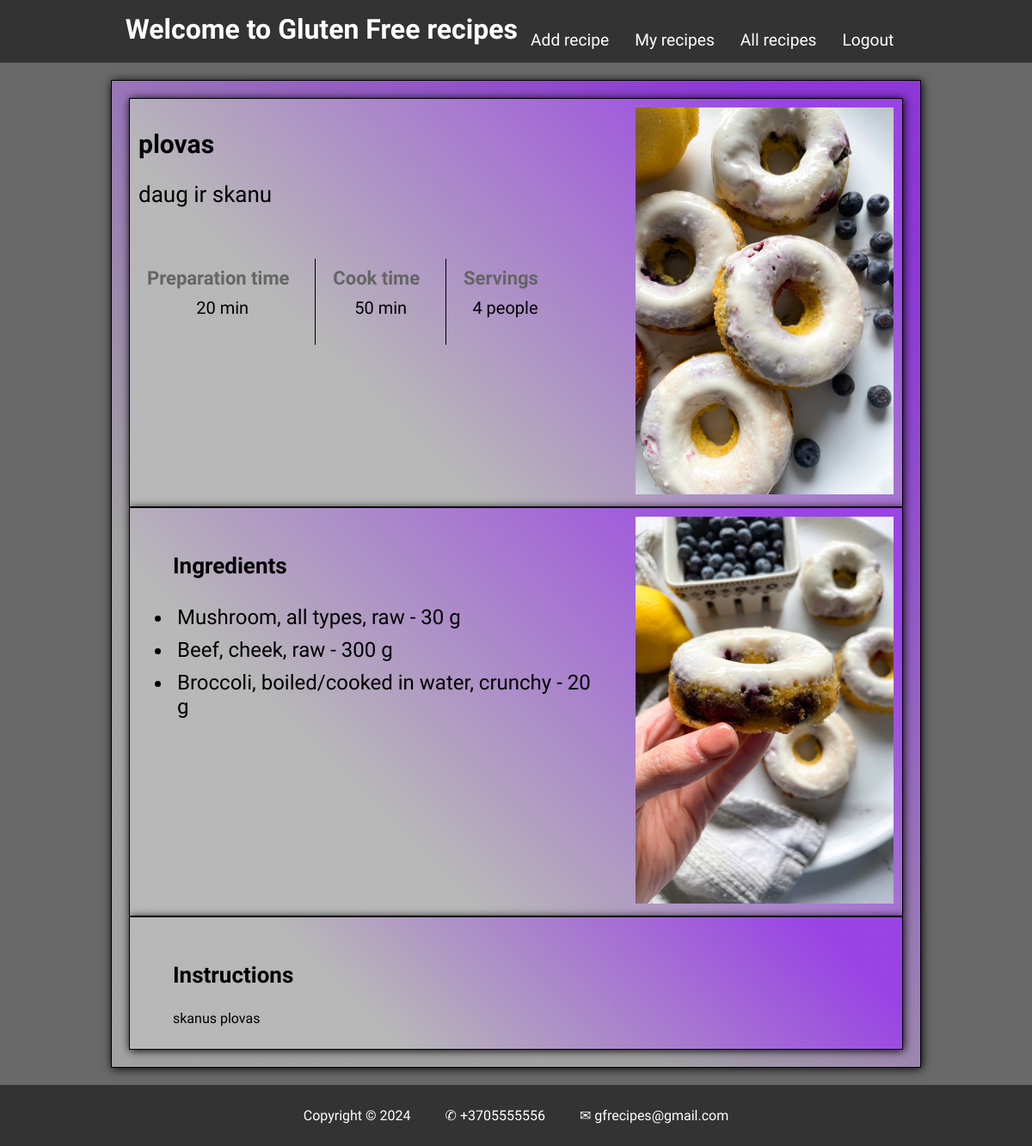
The app's page /recipes/4 (signed in) with its own data.
### app.py (models this page shows)
class Recipe(db.Model):
    __tablename__ = 'recipes'
    id = db.Column(db.Integer, primary_key=True)
    name = db.Column(db.String(100), nullable=False)
    description = db.Column(db.Text(500), nullable=False)
    prep_time = db.Column(db.Integer, nullable=False)
    servings = db.Column(db.Integer, nullable=False)
    cook_time = db.Column(db.Integer, nullable=False)
    instructions = db.Column(db.Text(1000), nullable=False)
    user_id = db.Column(db.Integer, db.ForeignKey('user.id'))
    user = db.relationship('User',backref='recipes', lazy=True)

class RecipeIngredients(db.Model):
    __tablename__ = 'ingredients'
    id = db.Column(db.Integer, primary_key=True)
    ingredients = db.Column(db.String, nullable=False)
    quantities = db.Column(db.Integer, nullable=False)
    recipe_id = db.Column(db.Integer, db.ForeignKey('recipes.id'))
    recipe = db.relationship('Recipe', backref='ingredients', lazy=True)

### app.py (the view)
@app.route('/recipes/<int:recipe_id>', methods=['GET'])
@login_required
def view_recipe(recipe_id):
    recipe = Recipe.query.get_or_404(recipe_id)
    ingredients = RecipeIngredients.query.filter_by(recipe_id=recipe_id).all()
    return render_template('view_recipe.html', recipe=recipe, ingredients=ingredients)

### app.py (called while the page is built)
@login_manager.user_loader
def load_user(user_id):
    return User.query.get(int(user_id))

### templates/view_recipe.html (shortened to what this page needs)
{% extends "base.html" %}
{% block content %}
<div class="view-recipe">
    <section id="top-recipe">
        <div>
            <div>
                <h2>{{ recipe.name }}</h2>
                <p>{{ recipe.description }}</p>
            </div>
            <div id="prep-content">
                <div>
                    <h3>Preparation time</h3>
                    <p>{{ recipe.prep_time }} min</p>
                </div>
                <div class="vertical"></div>
                <div>
                    <h3>Cook time</h3>
                    <p>{{ recipe.cook_time }} min</p>
                </div>
                <div class="vertical"></div>
                <div>
                    <h3>Servings</h3>
                    <p>{{ recipe.servings }} people</p>
                </div>
            </div>
        </div>
        <section>
            <img src="{{ url_for('static', filename='images/breakfast/Baked-Lemon-Blueberry-Doughnuts-1024x1536.webp') }}" alt="Chia And Flaxseed Pudding">
        </section>
    </section>
    <section id="recipe">
        <ul>
            <h3>Ingredients</h3>
            {% for ingredient in ingredients %}
                <li>{{ ingredient.ingredients }} - {{ ingredient.quantities }} <span>g</span></li>
            {% endfor %}
        </ul>
        <div>
            <img src="{{ url_for('static', filename='images/blueberry-donuts/Baked-Lemon-Blueberry-Donuts.webp') }}" alt="">
        </div>
    </section>
    <section id="preparation">
        <ol>
            <h3>Instructions</h3>
            {{ recipe.instructions }}
        </ol>
    </section>
</div>
{% endblock %}

### templates/base.html (shortened to what this page needs)
<!DOCTYPE html>
<html lang="en">
<head>
    <link rel="stylesheet" href="{{url_for('static', filename='style.css')}}">
    <link rel="stylesheet" href="{{url_for('static', filename='style-recipes.css')}}">
    <link rel="stylesheet" href="{{url_for('static', filename='menu.css')}}">
    <link rel="stylesheet" href="{{url_for('static', filename='login.css')}}">
    <link rel="stylesheet" href="{{url_for('static', filename='edit_recipe.css')}}">
    <link rel="stylesheet" href="{{url_for('static', filename='my_recipe.css')}}">
</head>
<body>
    <header>
        <h1><a href="{{url_for('home')}}">Welcome to Gluten Free recipes</a></h1>
        <div id="menu">
            <ul>
                {% if current_user.is_authenticated %}
                    <li><a href="{{ url_for('add_recipe') }}">Add recipe</a></li>
                    <li><a href="{{ url_for('my_recipes') }}">My recipes</a></li>
                    <li><a href="{{ url_for('all_recipes') }}">All recipes</a></li>
                    <li><a href="{{ url_for('logout') }}">Logout</a></li>
                {% else %}
                    <li class="nav-item"><a class="nav-link" aria-current="page" href="{{ url_for('register') }}">Register</a></li>
                    <li class="nav-item"><a class="nav-link" aria-current="page" href="{{ url_for('login') }}">Login</a></li>
                {% endif %}
            </ul>
        </div>
    </header>
    {% block content %}{% endblock %}
    <footer>
        <p>Copyright &copy; 2024</p>
        <p>&#9990; +3705555556</p>
        <p>&#9993; gfrecipes@gmail.com</p>
    </footer>
</body>

### static/style.css (style rules this page uses)
html { scroll-behavior: smooth ; }
header h1 a { text-decoration: none; color: black; }
body { margin: 0; padding: 0; font-family: "Exo 2", sans-serif; font-optical-sizing: auto; font-weight: weight; font-style: normal; color: black; opacity: 100%; }
header { background-color: #333; color: #080808; padding: 15px 0; text-align: center; }
h3 { font-size: 26px; font-weight: bolder; color: black; }
nav, #breakfast-content, #lunch-content, #snacks-content, #deserts-content, #drinks-content, footer, #introduction { max-width: 1300px; margin: 0 auto; }
footer { max-width: initial; background-color: #333; color: #fff; display: flex; justify-content: center; }
footer p { padding: 10px 20px; }

### static/style-recipes.css (style rules this page uses)
body { margin: 0; padding: 0; font-family: "Exo 2", sans-serif; font-optical-sizing: auto; font-weight: weight; font-style: normal; background-color: #696969; }
header { max-width: initial; display: flex; justify-content: center; background-color: #333; top: 0; z-index: 100; }
img { width: auto; max-height: 450px; }
.vertical { border-left: 1px solid black; height: 100px; }
#top-recipe div { padding-right: 10px; }
#top-recipe h2 { font-size: 30px; }
#top-recipe p { font-size: 26px; }
#prep-content { display: flex; flex-wrap: wrap; text-align: center; margin-top: 60px; }
#prep-content div p { margin: 10px; font-size: 20px; }
#prep-content div h3 { padding: 0 10px 0 0; margin: 10px; font-size: 22px; color: rgb(101, 101, 101); }
#recipe, #preparation, #top-recipe, #nutrifacts { max-width: 900px; margin: 0 auto; padding: 10px; background-color: rgb(170, 170, 170); border-style: solid; border-width: 1px; box-shadow: 1px 1px 10px #000000; background-image: linear-gradient(45deg,rgba(188, 188, 188, 0.753) 30%,#9733eedc 90%); }
#recipe ul, #preparation ol { padding-right: 30px; }
#top-recipe, #recipe, #preparation { display: flex; justify-content: space-between; }
#recipe ul li, #preparation ol li { font-size: 24px; padding: 5px; }
#recipe h3, #preparation h3 { font-size: 26px; }
footer { max-width: initial; background-color: #333; display: flex; justify-content: center; }
footer p { padding: 10px 20px; }
form.margin-and-background, #recipe-main-section, .view-recipe { background-color: rgba(0, 0, 0, 0.23); border-style: solid; border-width: 1px; box-shadow: 1px 1px 10px #000000; background-image: linear-gradient(45deg,rgba(188, 188, 188, 0.753) 30%,#9733eedc 90%); padding: 20px; margin: 20px auto; max-width: 900px; }

### static/menu.css (style rules this page uses)
header h1 { margin: 0; font-size: 2em; }
header h1 a { color: #fff; text-decoration: none; }
#menu ul { list-style-type: none; padding: 0; margin: 20px 0 0 0; display: flex; justify-content: center; }
#menu ul li { margin: 0 15px; }
#menu ul li a { color: #fff; text-decoration: none; font-size: 1.2em; transition: color 0.3s ease; }

### records on screen
Recipe: name "plovas", description "daug ir skanu", prep_time "20", cook_time "50", servings "4", instructions "skanus plovas"
RecipeIngredients: ingredients "Mushroom, all types, raw", quantities "30"
RecipeIngredients: ingredients "Beef, cheek, raw", quantities "300"
RecipeIngredients: ingredients "Broccoli, boiled/cooked in water, crunchy", quantities "20"
